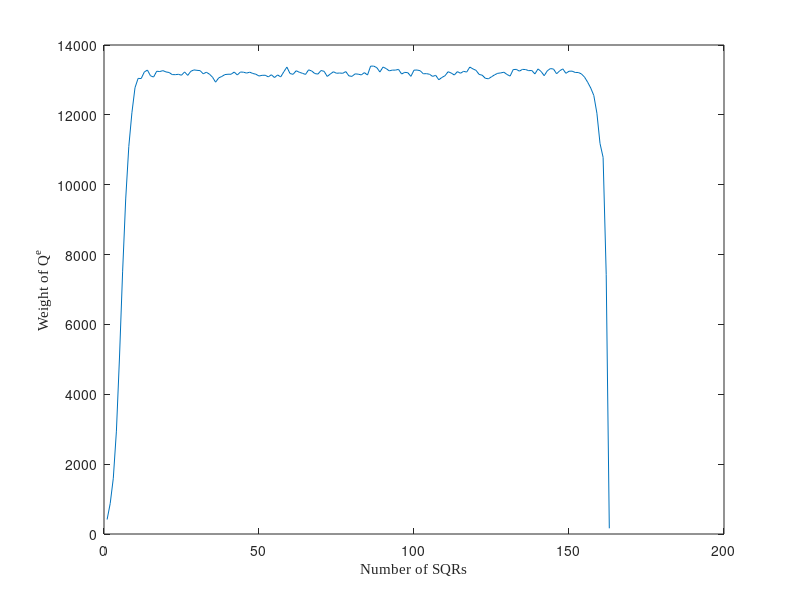

The MATLAB source for this figure:
clear
clc

%% Irreduction Polynomials for m=163, 283, 571
poly163 = [7, 6, 3, 0];
poly283 = [12, 7, 5, 0];
poly571 = [10, 5, 2, 0];

%% Choose the field
m = 163;
poly = poly163;

%% Q Matrix Generation
a = zeros(1, m*m);
for i = 0:m-1
    if 2*i <= m-1
        a(i*m+1 +1) = 2*i;
        a(i*m+0 +1) = 1;
    elseif 2*i <= 2*m-1-poly(1)
        a(i*m+1 +1) = 2*i - m + poly(1);
        a(i*m+2 +1) = 2*i - m + poly(2);
        a(i*m+3 +1) = 2*i - m + poly(3);
        a(i*m+4 +1) = 2*i - m + poly(4);
        a(i*m+0 +1) = 4;
    elseif 2*i <= 2*m-1-poly(2)
        a(i*m+1 +1) = 2*i - m + poly(2);
        a(i*m+2 +1) = 2*i - m + poly(3);
        a(i*m+3 +1) = 2*i - m + poly(4);
        a(i*m+4 +1) = 2*i + poly(1) + poly(1) - 2*m;
        a(i*m+5 +1) = 2*i + poly(1) + poly(2) - 2*m;
        a(i*m+6 +1) = 2*i + poly(1) + poly(3) - 2*m;
        a(i*m+7 +1) = 2*i + poly(1) + poly(4) - 2*m;
        a(i*m+0 +1) = 7;
    elseif 2*i <= 2*m-1-poly(3)
        a(i*m+1 +1) = 2*i - m + poly(3);
        a(i*m+2 +1) = 2*i - m + poly(4);
        a(i*m+3 +1) = 2*i + poly(1) + poly(1) - 2*m;
        a(i*m+4 +1) = 2*i + poly(1) + poly(2) - 2*m;
        a(i*m+5 +1) = 2*i + poly(1) + poly(3) - 2*m;
        a(i*m+6 +1) = 2*i + poly(1) + poly(4) - 2*m;
        a(i*m+7 +1) = 2*i + poly(2) + poly(1) - 2*m;
        a(i*m+8 +1) = 2*i + poly(2) + poly(2) - 2*m;
        a(i*m+9 +1) = 2*i + poly(2) + poly(3) - 2*m;
        a(i*m+10 +1) = 2*i + poly(2) + poly(4) - 2*m;
        a(i*m+0 +1) = 10;
    else
        a(i*m+1 +1) = 2*i - m + poly(4);
        a(i*m+2 +1) = 2*i + poly(1) + poly(1) - 2*m;
        a(i*m+3 +1) = 2*i + poly(1) + poly(2) - 2*m;
        a(i*m+4 +1) = 2*i + poly(1) + poly(3) - 2*m;
        a(i*m+5 +1) = 2*i + poly(1) + poly(4) - 2*m;
        a(i*m+6 +1) = 2*i + poly(2) + poly(1) - 2*m;
        a(i*m+7 +1) = 2*i + poly(2) + poly(2) - 2*m;
        a(i*m+8 +1) = 2*i + poly(2) + poly(3) - 2*m;
        a(i*m+9 +1) = 2*i + poly(2) + poly(4) - 2*m;
        a(i*m+10 +1) = 2*i + poly(3) + poly(1) - 2*m;
        a(i*m+11 +1) = 2*i + poly(3) + poly(2) - 2*m;
        a(i*m+12 +1) = 2*i + poly(3) + poly(3) - 2*m;
        a(i*m+13 +1) = 2*i + poly(3) + poly(4) - 2*m;
        a(i*m+0 +1) = 13;
    end
    j = 1;
    while j <= a(i*m+0 +1)-1
        flag = 1;
        for k = (j+1):a(i*m+0 +1)
            if a(i*m+k +1) == a(i*m+j +1)
                for t = k:a(i*m+0 +1)
                    a(i*m+t +1) = a(i*m+t+1 +1);
                end
                a(i*m+0 +1) = a(i*m+0 +1) - 1;
                for t = j:a(i*m+0 +1)
                    a(i*m+t +1) = a(i*m+t+1 +1);
                end
                a(i*m+0 +1) = a(i*m+0 +1) - 1;
                flag = 0;
            end
            if flag == 0
                break;
            end
        end
        if flag == 0
            j = j - 1;
        end
        j = j + 1;
    end

end

temp = zeros(1,m*m);
for i = 0:m-1
    for j = 1:a(i*m+0 +1)
        p = a(i*m+j +1);
        q = temp(p*m+0 +1);
        temp(p*m+q+1 +1) = i;
        temp(p*m+0 +1) = temp(p*m+0 +1) + 1;
    end
end

Q = zeros(m, m);
for i = 0:m-1
    for j = 1:temp(i*m+0 +1)
        Q(i+1, temp(i*m+j +1) +1) = 1;
    end
end

%% Q Matrix Accumulation
b = zeros(1,m);
QQ = Q;
b(1) = sum(sum(Q));
for k = 2:m
    QQ = QQ * Q;
    QQ = mod(QQ, 2);
    b(k) = sum(sum(QQ));
end

%% Plot
figure;
x = (1:m);
y = b;
plot(x, y);

xlabel('Number of SQRs', 'Fontname', 'Times New Roman');
ylabel('Weight of Q^e', 'Fontname', 'Times New Roman');